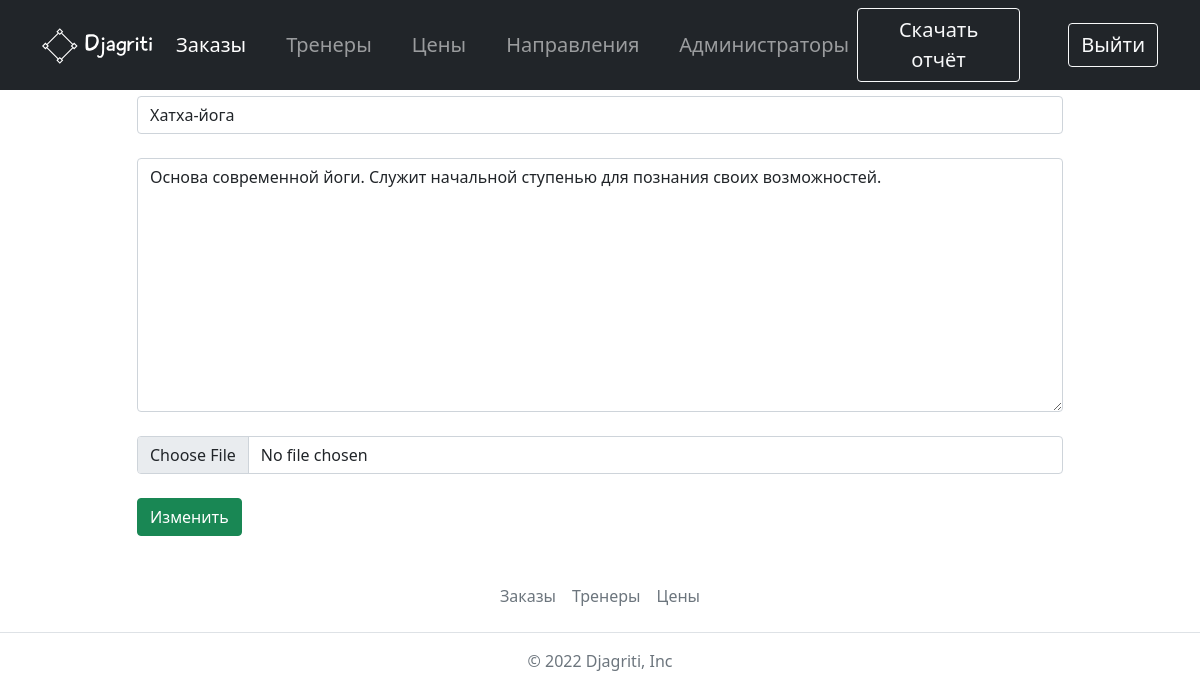
/update_napr/1 (signed in), run on the app's committed database.
### crm/models.py (models this page shows, shortened)
class NaprCrm(models.Model):
    napr_name = models.CharField(max_length=100, verbose_name='Направление')
    description = models.TextField(verbose_name="Описание", null=True)
    image = models.ImageField(upload_to="napr/", null=True)
    class Meta:
        verbose_name = 'Направление'
        verbose_name_plural = 'Направления'

### crm/views.py (the view)
# urls.py: path('update_napr/<id_napr>', update_napr, name='update_napr'),
@login_required
def update_napr(request, id_napr):
    napr = NaprCrm.objects.get(pk=id_napr)
    form = NaprForm(request.POST or None, request.FILES or None, instance=napr)
    if form.is_valid():
        form.save()
        return redirect('admin_napr')
    return render(request, 'crm/update_napr.html', {'napr': napr, 'form': form})

### crm/forms.py
class NaprForm(forms.ModelForm):
    class Meta:
        model = NaprCrm
        fields = "__all__"
        widgets = {
            'napr_name': forms.TextInput(attrs={'class': 'form-control', 'placeholder': 'Название'}),
            'description': forms.Textarea(attrs={'class': 'form-control', 'placeholder': 'Описание'}),
            'image': forms.FileInput(attrs={'class': 'form-control'})
        }

### crm/templates/crm/update_napr.html (shortened to what this page needs)
{% extends 'crm/admin_base.html' %}
{% load static %}
{% block content %}
<div class="container pt-5">
<form action="{% url 'update_napr' napr.id %}" enctype="multipart/form-data" method="post">
      <div class="row mb-3 mt-5 justify-content-center mb-4">
        <div class="col-sm-10">
              {{form.napr_name}}
        </div>
      </div>
      <div class="row mb-3 justify-content-center mb-4">
        <div class="col-sm-10">
              {{form.description}}
        </div>
      </div>
        <div class="row mb-3 justify-content-center mb-4">
            <div class="col-sm-10">
                {{form.image}}
            </div>
        </div>
    <div class="row mb-3 justify-content-center mb-4">
        <div class="col-sm-10">
              <input type="submit" value="Изменить" class="btn btn-success">
        </div>
      </div>
    </form>
    </div>
{% endblock %}

### data on the page
NaprCrm: napr_name "Хатха-йога", description "Основа современной йоги. Служит начальной ступенью для познания своих возможностей."
